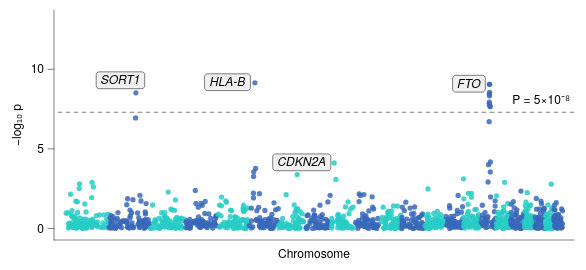

The Vega-Lite source for this figure:
### Vega-Lite specification from a JSON file in a GitHub repository (floating-point values rounded to 4 significant figures; data arrays with more than 128 entries replaced by an {"elided": "..."} marker saying what was removed)
{"background": null, "config": {"arc": {"fill": "#DBDBDB", "fillOpacity": 1.0, "innerRadius": 28.75, "padAngle": 0.03, "stroke": "black", "strokeOpacity": 1, "strokeWidth": 0.25}, "area": {"fill": "#DBDBDB", "fillOpacity": 1.0, "stroke": "black", "strokeOpacity": 1, "strokeWidth": 0.25}, "axis": {"domain": true, "domainCap": "round", "domainColor": "black", "domainWidth": 0.25, "grid": false, "gridCap": "round", "gridColor": "#F1F1F1", "gridDash": [0, 0], "gridOpacity": 1.0, "gridWidth": 0.25, "labelColor": "black", "labelFont": "Helvetica Neue, HelveticaNeue, Helvetica, Arial, sans-serif", "labelFontSize": 6, "labelFontStyle": "normal", "labelFontWeight": 400, "offset": 0, "ticks": true, "tickCap": "round", "tickColor": "black", "tickRound": false, "tickSize": 3.0, "tickWidth": 0.25, "titleColor": "black", "titleFont": "Helvetica Neue, HelveticaNeue, Helvetica, Arial, sans-serif", "titleFontSize": 6, "titleFontStyle": "normal", "titleFontWeight": 400}, "axisX": {"domain": true, "labelAlign": "center", "labelAngle": 0, "labels": true, "ticks": true, "translate": 0}, "axisY": {"domain": true, "labelAlign": "right", "labelAngle": 0, "labels": true, "ticks": true, "translate": 0}, "axisRight": {"domain": true, "labelAlign": "left", "labelAngle": 0, "labels": true, "ticks": true, "translate": 0}, "axisTop": {"domain": true, "labelAlign": "center", "labelAngle": 0, "labels": true, "ticks": true, "translate": 0}, "axisBand": {"tickOffset": 0}, "bar": {"fill": "#DBDBDB", "fillOpacity": 1.0, "stroke": "black", "strokeOpacity": 1, "strokeWidth": 0.25}, "boxplot": {"size": 10.35, "ticks": {"cornerRadius": 0.25, "fill": "black", "opacity": 1, "size": 5.175, "thickness": 0.25}, "box": {"fillOpacity": 1.0, "stroke": "black", "strokeOpacity": 1, "strokeWidth": 0.25}, "median": {"cornerRadius": 0, "fill": "black", "fillOpacity": 1.0, "opacity": 1, "size": 10.35, "thickness": 0.25}, "rule": {"fill": "black", "fillOpacity": 1.0, "size": 11.5, "stroke": "black", "strokeDash": [0, 0], "strokeOpacity": 1, "strokeWidth": 0.25}, "outliers": {"color": "black", "fill": "black", "fillOpacity": 1.0, "size": 0, "stroke": "black", "strokeOpacity": 1, "strokeWidth": 0.25}}, "circle": {"fill": "black", "fillOpacity": 1.0, "size": 1.438, "stroke": null, "strokeOpacity": 1, "strokeWidth": 0.25}, "errorband": {"band": {"fillOpacity": 0.6, "stroke": null, "strokeWidth": 0.25, "strokeOpacity": 1}, "borders": {"opacity": 0, "strokeOpacity": 1, "strokeWidth": 0.25}}, "errorbar": {"opacity": 1, "rule": {"strokeDash": [0, 0], "strokeWidth": 0.25}, "ticks": {"color": "black", "cornerRadius": 0.125, "opacity": 1, "size": 6.9, "thickness": 0.25}, "thickness": 0.25}, "font": "Helvetica Neue, HelveticaNeue, Helvetica, Arial, sans-serif", "geoshape": {"fill": "#DBDBDB", "fillOpacity": 1.0, "stroke": "black", "strokeOpacity": 1, "strokeWidth": 0.25}, "header": {"labelColor": "black", "labelFont": "Helvetica Neue, HelveticaNeue, Helvetica, Arial, sans-serif", "labelFontSize": 6, "labelFontStyle": "normal", "labelFontWeight": 400, "titleColor": "black", "titleFont": "Helvetica Neue, HelveticaNeue, Helvetica, Arial, sans-serif", "titleFontSize": 6, "titleFontStyle": "normal", "titleFontWeight": 400, "titlePadding": 0}, "legend": {"disable": false, "offset": 4.5, "titlePadding": 4, "labelOffset": 2, "gradientLabelOffset": 2, "columnPadding": 4, "rowPadding": 2, "gradientThickness": 5, "gradientOpacity": 1.0, "gradientStrokeColor": "black", "gradientStrokeWidth": 0.25, "labelColor": "black", "labelFont": "Helvetica Neue, HelveticaNeue, Helvetica, Arial, sans-serif", "labelFontSize": 6, "labelFontStyle": "normal", "labelFontWeight": 400, "strokeColor": "black", "strokeWidth": 0, "symbolSize": 36, "symbolStrokeColor": "black", "symbolStrokeWidth": 0.25, "titleColor": "black", "titleFont": "Helvetica Neue, HelveticaNeue, Helvetica, Arial, sans-serif", "titleFontSize": 6, "titleFontStyle": "normal", "titleFontWeight": 400}, "line": {"color": "black", "stroke": "black", "strokeCap": "butt", "strokeDash": [0, 0], "strokeOpacity": 1, "strokeWidth": 0.5}, "point": {"filled": true, "fill": "#DBDBDB", "fillOpacity": 1.0, "size": 5.75, "stroke": "black", "strokeOpacity": 1, "strokeWidth": 0.25}, "range": {"category": ["#9D9D9D", "#28287D", "#004225", "#47266F", "#00605D", "#DBDBDB", "#7983C1", "#6E927B", "#937FB4", "#699A97"], "diverging": {"scheme": ["#4F4265", "#6A5C82", "#85789D", "#A196B7", "#BDB5CE", "#D8D6DD", "#F6F6F6", "#CED8D7", "#9DBFBD", "#75A3A0", "#518683", "#326967", "#164D4B"]}, "heatmap": {"scheme": ["#440154", "#472270", "#433E82", "#38598C", "#2C728E", "#238A8D", "#24A086", "#39B578", "#5DC862", "#96D646", "#CAE02D", "#FDE724"]}, "ordinal": {"scheme": ["#F1F1F1", "#DBDBDB", "#C6C6C6", "#B2B2B2", "#9D9D9D", "#898989", "#767676", "#636363", "#515151", "#404040", "#2F2F2F", "#1F1F1F"]}, "ramp": {"scheme": ["#440154", "#472270", "#433E82", "#38598C", "#2C728E", "#238A8D", "#24A086", "#39B578", "#5DC862", "#96D646", "#CAE02D", "#FDE724"]}}, "rule": {"color": "black", "stroke": "black", "strokeCap": "round", "strokeDash": [2, 2], "strokeOpacity": 1, "strokeWidth": 0.25}, "scale": {"barBandPaddingInner": 0.1, "rectBandPaddingInner": 0, "tickBandPaddingInner": 0.1, "bandPaddingOuter": 0.1, "bandWithNestedOffsetPaddingInner": 0.2, "bandWithNestedOffsetPaddingOuter": 0.2, "offsetBandPaddingInner": 0, "offsetBandPaddingOuter": 0, "continuousPadding": 5.75, "round": false}, "rect": {"fill": "#DBDBDB", "fillOpacity": 1.0, "stroke": "black", "strokeOpacity": 1, "strokeWidth": 0.25}, "square": {"fill": "#DBDBDB", "fillOpacity": 1.0, "size": 11.5, "stroke": "black", "strokeOpacity": 1, "strokeWidth": 0.25}, "text": {"color": "black", "font": "Helvetica Neue, HelveticaNeue, Helvetica, Arial, sans-serif", "fontSize": 6, "fontStyle": "normal", "fontWeight": 400}, "tick": {"color": "black", "cornerRadius": 0.125, "opacity": 1.0, "size": 10.35, "thickness": 0.25}, "title": {"anchor": "middle", "frame": "group", "color": "black", "font": "Helvetica Neue, HelveticaNeue, Helvetica, Arial, sans-serif", "fontSize": 6, "fontStyle": "normal", "fontWeight": 400, "subtitleColor": "black", "subtitleFont": "Helvetica Neue, HelveticaNeue, Helvetica, Arial, sans-serif", "subtitleFontSize": 6, "subtitleFontStyle": "normal", "subtitleFontWeight": 400}, "trail": {"color": "black", "opacity": 1, "size": 0.5}, "view": {"continuousWidth": 260, "continuousHeight": 115, "discreteWidth": 260, "discreteHeight": 115, "fill": null, "stroke": null, "strokeWidth": 0.25}}, "layer": [{"data": {"name": "data-03186213ed5e726b81dd02ff130392d8"}, "mark": {"type": "circle", "opacity": 0.85, "size": 7}, "encoding": {"color": {"field": "parity", "legend": null, "scale": {"range": ["#3A68BB", "#28CDC5"]}, "type": "nominal"}, "x": {"axis": {"labels": false, "ticks": false}, "field": "pos", "title": "Chromosome", "type": "quantitative", "scale": {"nice": false}}, "y": {"field": "logp", "scale": {"domain": [0, 13], "nice": false}, "title": "−log₁₀ p", "type": "quantitative"}}}, {"layer": [{"data": {"values": [{"__dysonsphere__": 1}]}, "mark": {"type": "rule", "opacity": 1.0, "strokeDash": [2, 2]}, "encoding": {"y": {"datum": 7.3}}}, {"data": {"values": [{"__dysonsphere__": 1}]}, "mark": {"type": "text", "align": "right", "baseline": "bottom", "dx": 0, "dy": -3, "fontSize": 6}, "encoding": {"text": {"value": "P = 5×10⁻⁸"}, "x": {"value": 258}, "y": {"datum": 7.3}}}]}, {"layer": [{"data": {"values": [{"__dysonsphere__": 1}]}, "mark": {"type": "rect", "cornerRadius": 1.5, "fill": "#F1F1F1", "fillOpacity": 1.0, "height": 8.4, "stroke": "black", "strokeWidth": 0.25, "width": 24.26}, "encoding": {"x": {"datum": 317.8, "scale": {"domain": [0, 2875.0]}}, "xOffset": {"value": 0.0}, "y": {"datum": 9.31, "scale": {"domain": [0, 13]}}, "yOffset": {"value": 0.0}}}, {"data": {"values": [{"__dysonsphere__": 1}]}, "mark": {"type": "text", "align": "center", "baseline": "middle", "fontSize": 6, "fontStyle": "italic"}, "encoding": {"text": {"value": "SORT1"}, "x": {"datum": 317.8, "scale": {"domain": [0, 2875.0]}}, "y": {"datum": 9.31, "scale": {"domain": [0, 13]}}}}, {"data": {"values": [{"__dysonsphere__": 1}]}, "mark": {"type": "rect", "cornerRadius": 1.5, "fill": "#F1F1F1", "fillOpacity": 1.0, "height": 8.4, "stroke": "black", "strokeWidth": 0.25, "width": 22.92}, "encoding": {"x": {"datum": 937.1, "scale": {"domain": [0, 2875.0]}}, "xOffset": {"value": 0.0}, "y": {"datum": 9.187, "scale": {"domain": [0, 13]}}, "yOffset": {"value": 0.0}}}, {"data": {"values": [{"__dysonsphere__": 1}]}, "mark": {"type": "text", "align": "center", "baseline": "middle", "fontSize": 6, "fontStyle": "italic"}, "encoding": {"text": {"value": "HLA-B"}, "x": {"datum": 937.1, "scale": {"domain": [0, 2875.0]}}, "y": {"datum": 9.187, "scale": {"domain": [0, 13]}}}}, {"data": {"values": [{"__dysonsphere__": 1}]}, "mark": {"type": "rect", "cornerRadius": 1.5, "fill": "#F1F1F1", "fillOpacity": 1.0, "height": 8.4, "stroke": "black", "strokeWidth": 0.25, "width": 29.03}, "encoding": {"x": {"datum": 1367.0, "scale": {"domain": [0, 2875.0]}}, "xOffset": {"value": 0.0}, "y": {"datum": 4.157, "scale": {"domain": [0, 13]}}, "yOffset": {"value": 0.0}}}, {"data": {"values": [{"__dysonsphere__": 1}]}, "mark": {"type": "text", "align": "center", "baseline": "middle", "fontSize": 6, "fontStyle": "italic"}, "encoding": {"text": {"value": "CDKN2A"}, "x": {"datum": 1367.0, "scale": {"domain": [0, 2875.0]}}, "y": {"datum": 4.157, "scale": {"domain": [0, 13]}}}}, {"data": {"values": [{"__dysonsphere__": 1}]}, "mark": {"type": "rect", "cornerRadius": 1.5, "fill": "#F1F1F1", "fillOpacity": 1.0, "height": 8.4, "stroke": "black", "strokeWidth": 0.25, "width": 16.37}, "encoding": {"x": {"datum": 2334.0, "scale": {"domain": [0, 2875.0]}}, "xOffset": {"value": 0.0}, "y": {"datum": 9.092, "scale": {"domain": [0, 13]}}, "yOffset": {"value": 0.0}}}, {"data": {"values": [{"__dysonsphere__": 1}]}, "mark": {"type": "text", "align": "center", "baseline": "middle", "fontSize": 6, "fontStyle": "italic"}, "encoding": {"text": {"value": "FTO"}, "x": {"datum": 2334.0, "scale": {"domain": [0, 2875.0]}}, "y": {"datum": 9.092, "scale": {"domain": [0, 13]}}}}]}], "$schema": "https://vega.github.io/schema/vega-lite/v6.4.1.json", "datasets": {"data-03186213ed5e726b81dd02ff130392d8": {"elided": "1213 records"}}}
